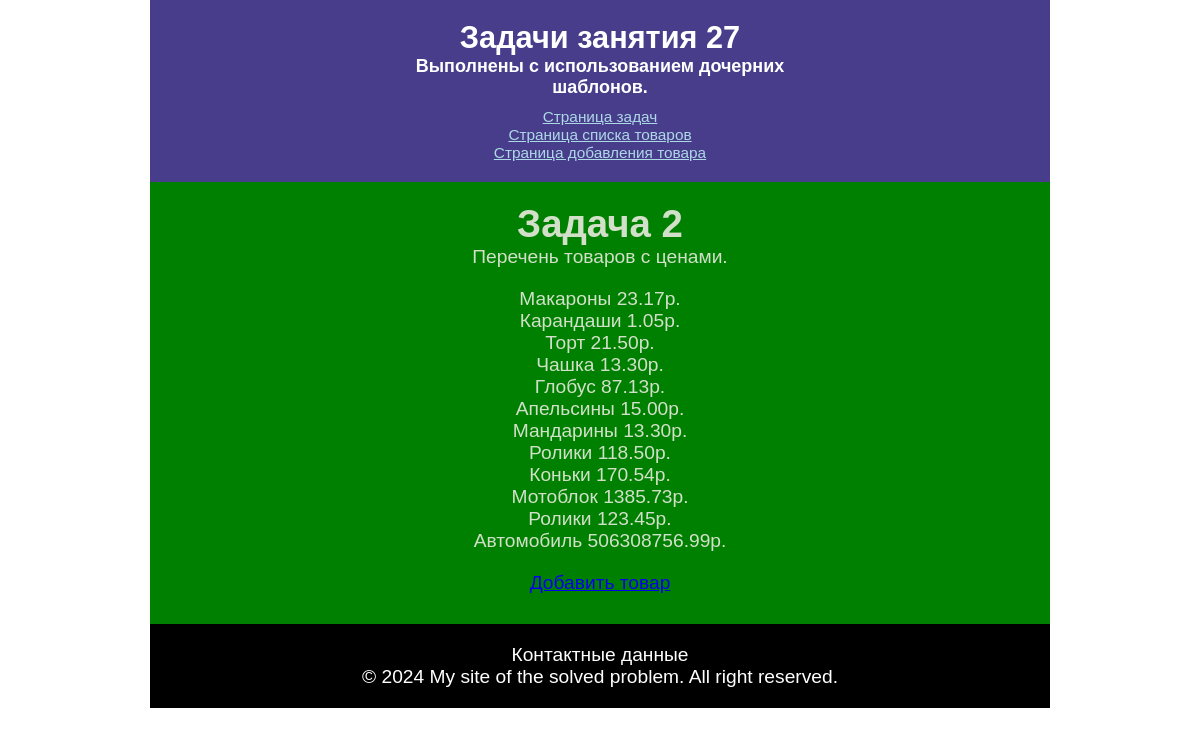
Before: /lesson27/task2/ with the older database file.
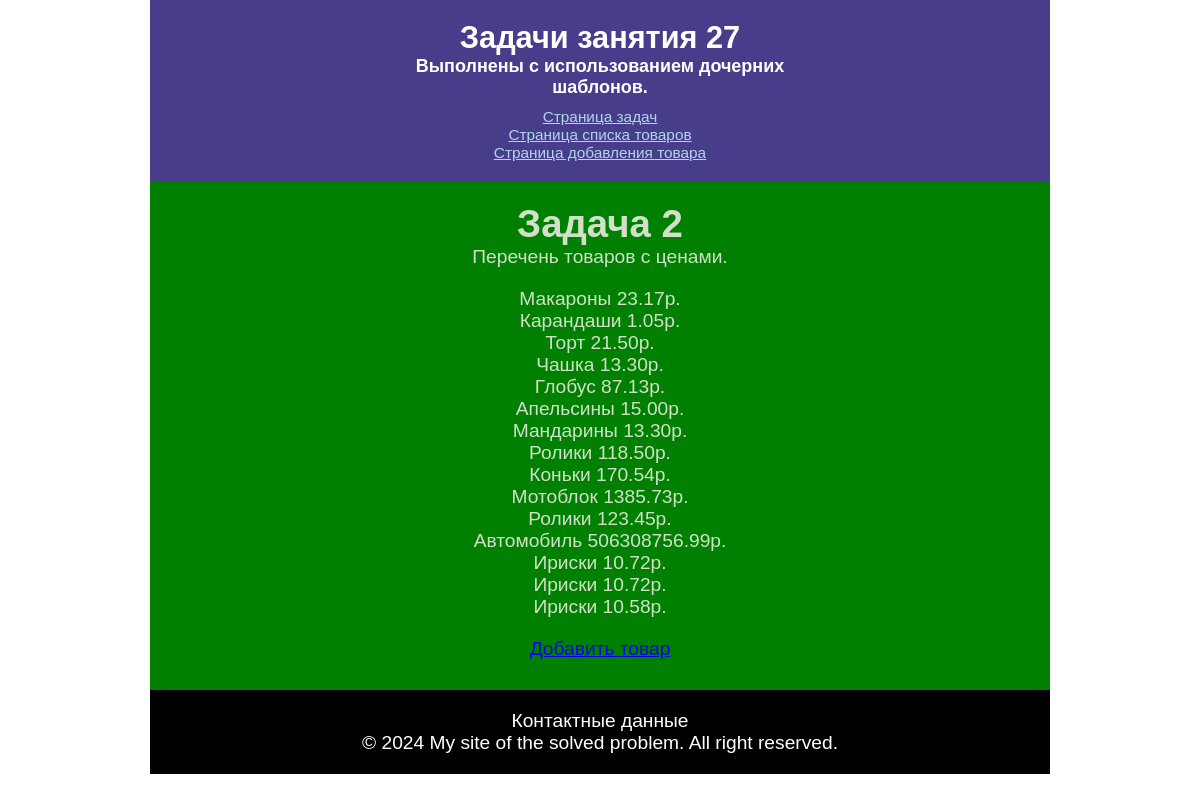
After: the same page with the newer database file.
### lesson27/models.py (models this page shows, shortened)
class Product(models.Model):
    name = models.CharField(max_length=30)
    price = models.DecimalField(max_digits=11, decimal_places=2)

### lesson27/views.py (the view)
# urls.py: path('task2/', views.product_page, name='list_products'),
def product_page(request):
    content = {
        'products': Product.objects.all(),
    }
    return render(request, 'lesson27/page1.html', content)

### templates/lesson27/page1.html (shortened to what this page needs)
{% extends 'lesson27/index.html' %}
{% block content %}
	{% include 'lesson27/lesson_products.html' %}
{% endblock %}

### templates/lesson27/lesson_products.html
<h1>Задача 2</h1>
<p>Перечень товаров с ценами.</p>
<div>
    {% for product in products %}
    <p>{{product.name}} {{product.price}}р.</p>
    {% endfor %}
</div>
<div>
    <p><a href="{% url 'add_product' %}">Добавить товар</a></p>
</div>

Changed rows visible on the page:
added Product: name "Ириски", price "10.72"
added Product: name "Ириски", price "10.72"
added Product: name "Ириски", price "10.58"
